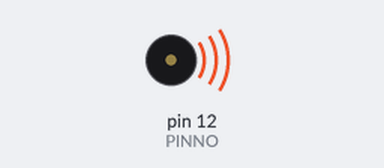
A program run on a simulated Arduino Uno, built with avr-gcc and run on an emulated ATmega328P. Parts: buzzer (waves = sounding).

Above: at 0.2 s.
Timing chart, 0 to 9.1 s (numbered marks = the images above):
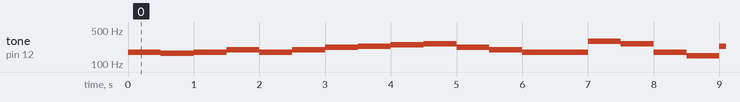

Measured:
- by itself, tone on pin 12 (PINNO): plays 175 Hz for 0.50 s, 165 Hz for 0.50 s, 175 Hz for 0.50 s, 196 Hz for 0.50 s, 175 Hz for 0.50 s, 196 Hz for 0.50 s … (197 notes in this stretch)

The program:

main.cpp
```cpp
#include <Arduino.h>
#define BEAT 500  // 音の長さを指定
#define BEAT1 1000  // 音の長さを指定
#define PINNO 12   // 圧電スピーカを接続したピン番号

void japari();

void setup() {
}
void loop() {
     japari();
     /*tone(PINNO,262,BEAT) ;  // ド
     delay(BEAT) ;
     tone(PINNO,294,BEAT) ;  // レ
     delay(BEAT) ;
     tone(PINNO,330,BEAT) ;  // ミ
     delay(BEAT) ;
     tone(PINNO,349,BEAT) ;  // ファ
     delay(BEAT) ;
     tone(PINNO,392,BEAT) ;  // ソ
     delay(BEAT) ;
     tone(PINNO,440,BEAT) ;  // ラ
     delay(BEAT) ;
     tone(PINNO,494,BEAT) ;  // シ
     delay(BEAT) ;
     tone(PINNO,523,BEAT) ;  // ド*/
}

void japari(void) {
    tone(PINNO,175,BEAT) ;  // ファ
    delay(BEAT) ;
    tone(PINNO,165,BEAT) ;  // ミ
    delay(BEAT) ;
    tone(PINNO,175,BEAT) ;  // ファ
    delay(BEAT) ;
    tone(PINNO,196,BEAT1) ;  // ソ
    delay(BEAT) ;
    tone(PINNO,175,BEAT) ;  // ファ
    delay(BEAT) ;
    tone(PINNO,196,BEAT) ;  // ソ
    delay(BEAT) ;
    tone(PINNO,220,BEAT1) ;  // ラ
    delay(BEAT) ;
    tone(PINNO,233,BEAT) ;  // シ♭
    delay(BEAT);
    tone(PINNO,247,BEAT) ;  // シ
    delay(BEAT) ;
    tone(PINNO,262,BEAT1) ;  // ド''
    delay(BEAT) ;
    tone(PINNO,220,BEAT) ;  // ラ
    delay(BEAT) ;
    tone(PINNO,196,BEAT) ;  // ソ
    delay(BEAT) ;
    tone(PINNO,175,BEAT) ;  // ファ
    delay(BEAT) ;
    tone(PINNO,175,BEAT1) ;  // ファ
    delay(BEAT) ;
    tone(PINNO,294,BEAT1) ;  // レ''
    delay(BEAT) ;
    tone(PINNO,262,BEAT1) ;  // ド''
    delay(BEAT) ;
    tone(PINNO,175,BEAT1) ;  // ファ
    delay(BEAT) ;
    tone(PINNO,147,BEAT1) ;  // レ
    delay(BEAT) ;
    tone(PINNO,233,BEAT1) ;  // シ♭
    delay(BEAT) ;
    tone(PINNO,220,BEAT1) ;  // ラ
    delay(BEAT) ;
    tone(PINNO,196,BEAT1) ;  // ソ
    delay(BEAT) ;
    tone(PINNO,175,BEAT) ;  // ファ
    delay(BEAT) ;
    delay(3000) ;
}
```
